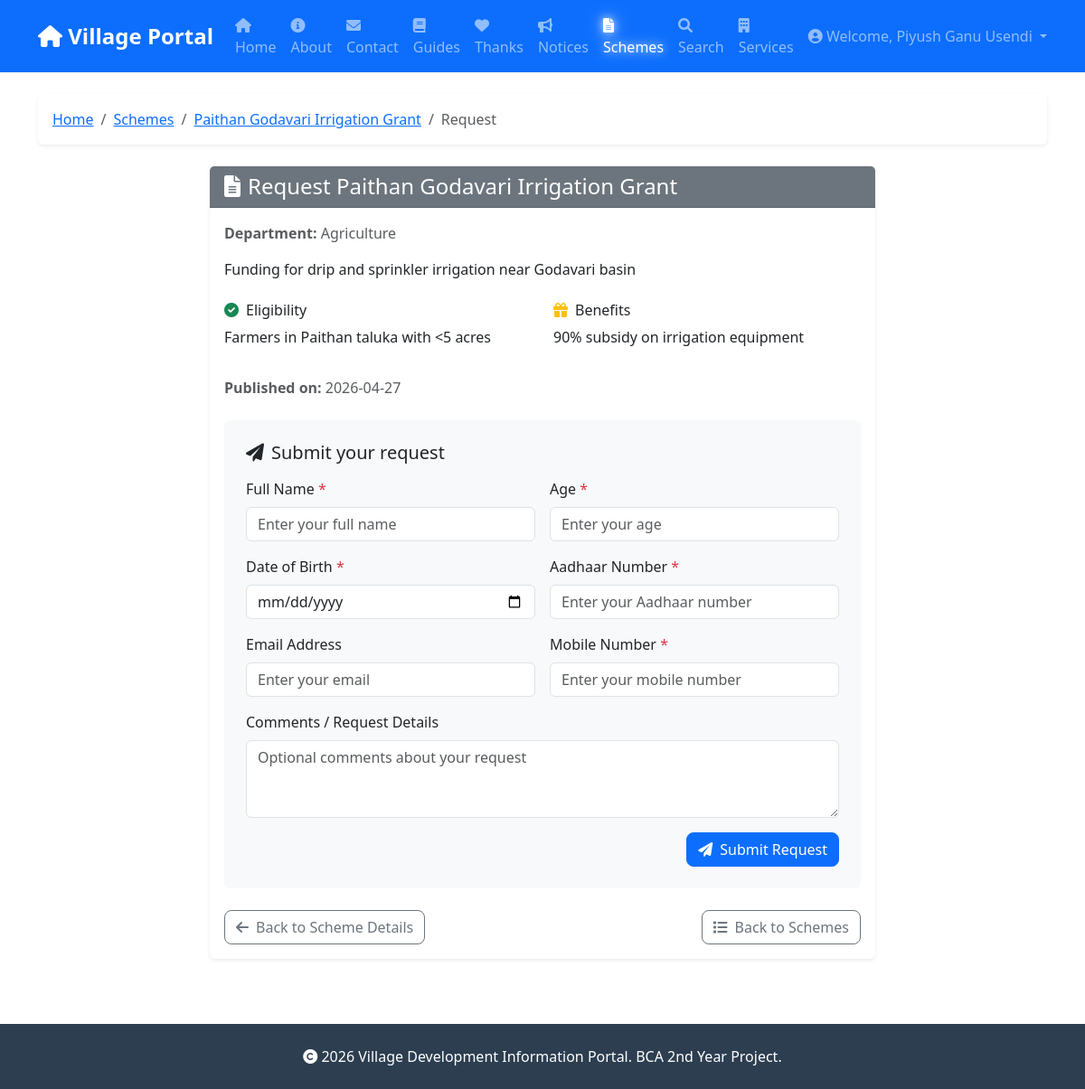
/schemes/request/720 (signed in), run on an earlier commit of the app's database.
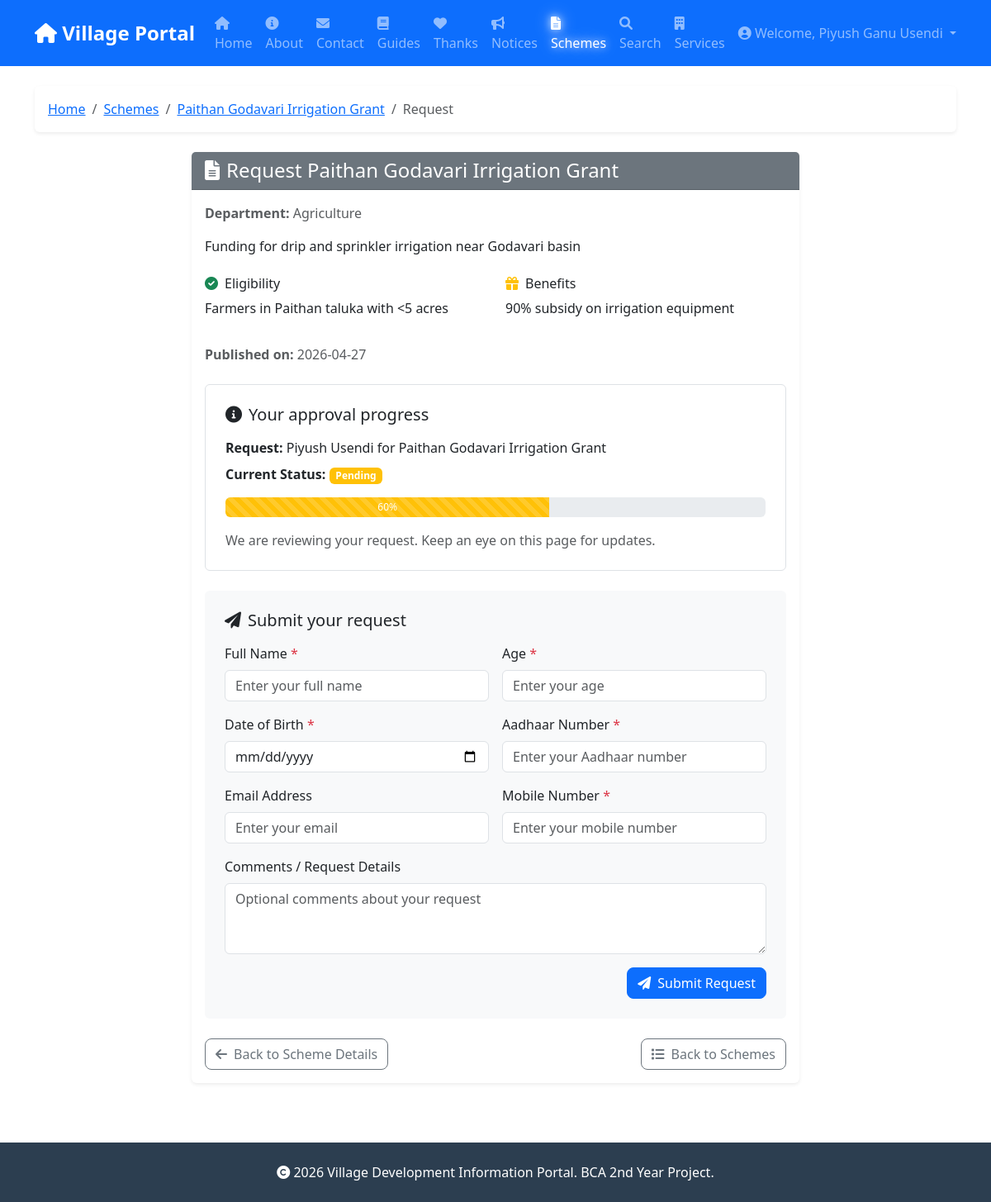
And on a later commit of the database.
### tables this page shows
CREATE TABLE schemes (
            id INTEGER PRIMARY KEY AUTOINCREMENT,
            title TEXT NOT NULL,
            description TEXT,
            department TEXT,
            eligibility TEXT,
            benefits TEXT,
            apply_link TEXT,
            published_on TIMESTAMP DEFAULT CURRENT_TIMESTAMP
        , location TEXT DEFAULT "All");

CREATE TABLE beneficiaries (
            id INTEGER PRIMARY KEY AUTOINCREMENT,
            name TEXT NOT NULL,
            age INTEGER,
            gender TEXT,
            scheme_id INTEGER,
            mobile TEXT,
            status TEXT DEFAULT 'Pending',
            registered_on TIMESTAMP DEFAULT CURRENT_TIMESTAMP
        , user_id INTEGER, dob TEXT, aadhaar TEXT);

### app.py (the view)
@app.route('/schemes/request/<int:scheme_id>', methods=['GET'])
@login_required
def request_scheme(scheme_id):
    progress = None
    conn = get_db()
    cursor = conn.cursor()
    cursor.execute('SELECT * FROM schemes WHERE id = ?', (scheme_id,))
    scheme = cursor.fetchone()
    if scheme:
        cursor.execute(
            'SELECT b.*, s.title as scheme_name FROM beneficiaries b LEFT JOIN schemes s ON b.scheme_id = s.id WHERE b.user_id = ? AND b.scheme_id = ?',
            (current_user.id, scheme_id)
        )
        progress = cursor.fetchone()
    conn.close()
    if not scheme:
        flash('Scheme not found.', 'error')
        return redirect(url_for('schemes'))
    return render_template('scheme_request.html', scheme=scheme, progress=progress)

### app.py (called while the page is built)
def get_db():
    db_path = app.config.get('DATABASE', 'database.db')
    conn = sqlite3.connect(db_path)
    conn.row_factory = sqlite3.Row
    return conn

@login_manager.user_loader
def load_user(user_id):
    conn = get_db()
    cursor = conn.cursor()
    cursor.execute('SELECT * FROM users WHERE id = ?', (user_id,))
    user = cursor.fetchone()
    conn.close()
    if user:
        return User(user['id'], user['name'], user['email'], user['role'], dict(user).get('location'))
    return None

### templates/scheme_request.html (shortened to what the changed rows need)
{% extends "base.html" %}
{% block content %}
<nav aria-label="breadcrumb" class="mb-4">
    <ol class="breadcrumb bg-white p-3 rounded shadow-sm">
        <li class="breadcrumb-item"><a href="{{ url_for('scheme_detail', scheme_id=scheme.id) }}">{{ scheme.title }}</a>
        </li>
    </ol>
</nav>
<div class="row justify-content-center">
    <div class="col-lg-8">
        <div class="card shadow-sm mb-4">
            <div class="card-header bg-secondary text-white">
                <h4 class="mb-0"><i class="fas fa-file-alt me-2"></i>Request {{ scheme.title }}</h4>
            </div>
            <div class="card-body">
                <p class="text-muted mb-3"><strong>Department:</strong> {{ scheme.department }}</p>
                <p class="mb-4">{{ scheme.description }}</p>
                <div class="row mb-3">
                    <div class="col-md-6">
                        <h6><i class="fas fa-check-circle text-success me-2"></i>Eligibility</h6>
                        <p>{{ scheme.eligibility }}</p>
                    </div>
                    <div class="col-md-6">
                        <h6><i class="fas fa-gift text-warning me-2"></i>Benefits</h6>
                        <p>{{ scheme.benefits }}</p>
                    </div>
                </div>
                <div class="mb-4">
                    <p class="text-muted mb-1"><strong>Published on:</strong> {{ scheme.published_on[:10] }}</p>
                </div>
                {% if progress %}
                <div class="mb-4 p-4 bg-white rounded border">
                    <h5 class="mb-3"><i class="fas fa-info-circle me-2"></i>Your approval progress</h5>
                    <p class="mb-2"><strong>Request:</strong> {{ progress.name }} for {{ scheme.title }}</p>
                    <p class="mb-3"><strong>Current Status:</strong>
                        <span
                            class="badge bg-{{ 'success' if progress.status == 'Approved' else 'warning' if progress.status == 'Pending' else 'danger' }}">
                            {{ progress.status }}
                        </span>
                    </p>
                    <div class="progress" style="height: 24px;">
                        <div class="progress-bar progress-bar-striped progress-bar-animated bg-{{ 'success' if progress.status == 'Approved' else 'warning' if progress.status == 'Pending' else 'danger' }}"
                            role="progressbar"
                            style="width: {{ 100 if progress.status == 'Approved' else 60 if progress.status == 'Pending' else 40 }}%">
                            {{ 100 if progress.status == 'Approved' else 60 if progress.status == 'Pending' else 40 }}%
                        </div>
                    </div>
                    {% if progress.status != 'Approved' %}
                    <p class="text-muted mt-3 mb-0">We are reviewing your request. Keep an eye on this page for updates.
                    </p>
                    {% else %}
                    <p class="text-muted mt-3 mb-0">Your application has been approved. Please follow the scheme
                        instructions or contact the administrator for next steps.</p>
                    {% endif %}
                </div>
                {% endif %}
                <div class="mb-4 p-4 bg-light rounded">
                    <h5 class="mb-3"><i class="fas fa-paper-plane me-2"></i>Submit your request</h5>
                    <form method="post" action="{{ url_for('submit_scheme_request') }}">
                    </form>
                </div>
                <div class="d-flex justify-content-between gap-2">
                    <a href="{{ url_for('scheme_detail', scheme_id=scheme.id) }}" class="btn btn-outline-secondary">
                        <i class="fas fa-arrow-left me-2"></i>Back to Scheme Details</a>
                    <a href="{{ url_for('schemes') }}" class="btn btn-outline-secondary">
                        <i class="fas fa-list me-2"></i>Back to Schemes</a>
                </div>
            </div>
        </div>
    </div>
</div>
{% endblock %}

What changed in the data, as far as the page shows it:
shown differently, row unchanged: schemes "Paithan Godavari Irrigation Grant": title (not shown) → "Paithan Godavari Irrigation Grant"
added beneficiaries: name "Piyush Usendi", status "Pending", status "60"
Also different on the page:
text now shown: "Your approval progress Request: for Current Status: % We are reviewing your request. Keep an eye on this page for updates."
